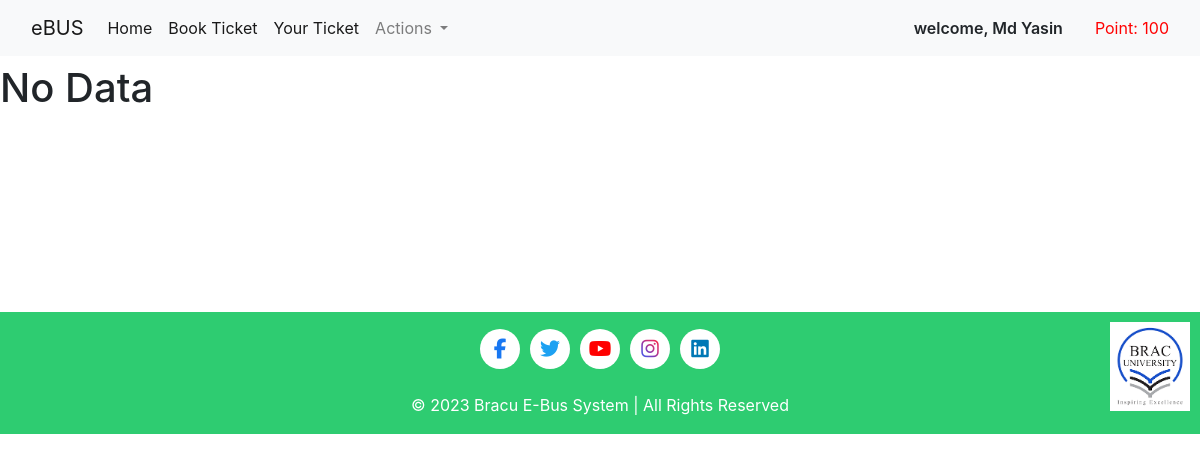
The page /givenotification/U2 on the database as committed earlier.
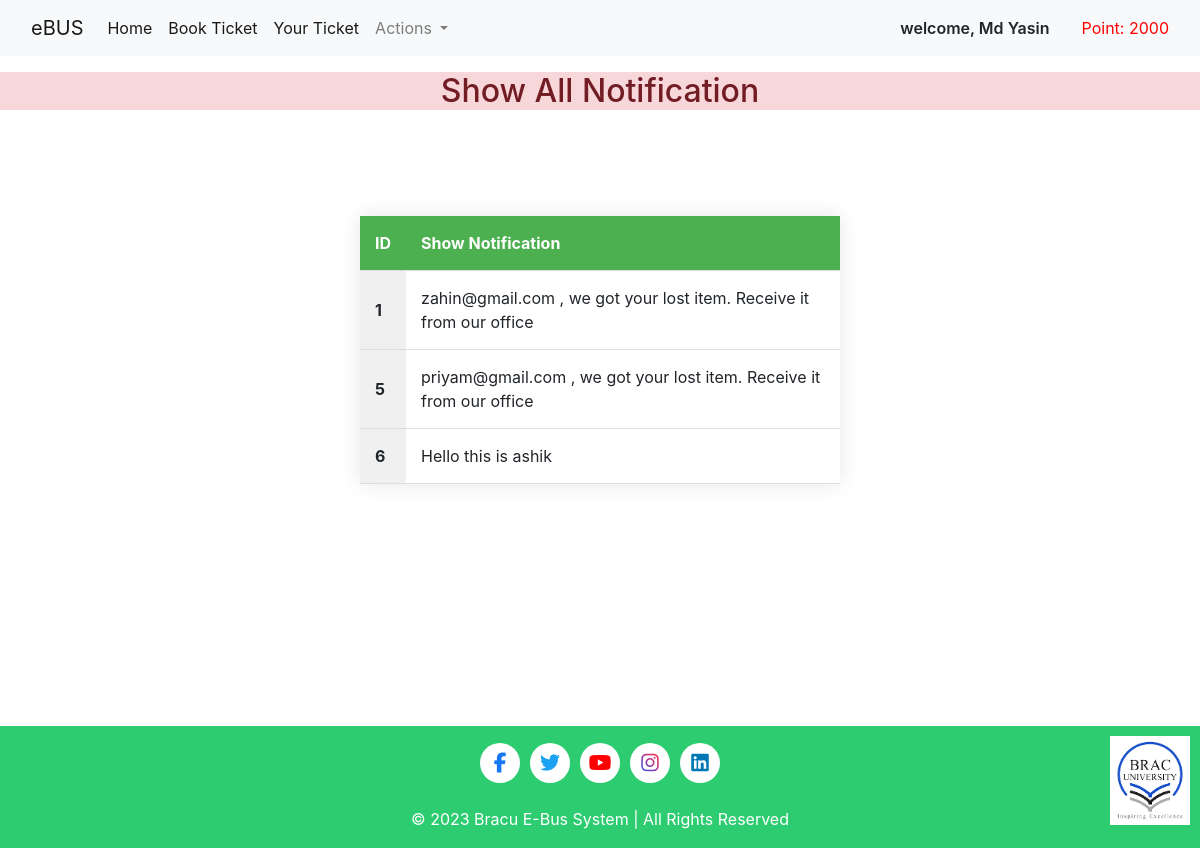
The same page on the database as committed later.
### user/models.py (models this page shows)
class User(models.Model):
    user_id = models.CharField(max_length=10, primary_key=True, default="#1")
    name = models.CharField(max_length=100, unique=True)
    email = models.EmailField(max_length=100, unique=True)
    date_joined = models.DateField(auto_now_add=True)
    point = models.IntegerField(default=100)
    password = models.CharField(max_length=100)
    active = models.BooleanField(default=False)

### stuff_panel/models.py (models this page shows)
class Notification(models.Model):
    givenotification=models.CharField(max_length=100)

### stuff_panel/views.py (the view)
# urls.py: path('givenotification/<id>', views.givenotification, name="givenotification"),
def givenotification(request,id):
    user = User.objects.filter(user_id=id).first()
    getnotification=Notification.objects.all()
    return render(request, 'stuff_panel/shownotification.html',{'user':user,'getnotification':getnotification})

### stuff_panel/templates/stuff_panel/shownotification.html (shortened to what this page needs)
{% extends "homepage/base.html" %}
{% load static %}
{% block content %}
    <link rel="stylesheet" href="{% static 'stuff_panel/css/bootstrap.css' %}">
    {% if getnotification %}
        <h2 class="text-center alert-danger"> Show All Notification </h2>
        <br ></br>
        <table class="center">
            <tr>
                <th>ID</th>
                <th>Show Notification</th>
            </tr>
        {% for i in getnotification %}
        <tr>
            <td>{{i.id}}</td>
            <td>{{i.givenotification}}</td>
        </tr>
        {% endfor %}
        </table>
    {% else %}
        <h1> No Data </h1>
    {% endif %}
    <br><br><br><br><br><br><br><br>
    {% endblock content %}

### homepage/templates/homepage/base.html (shortened to what this page needs)
<!DOCTYPE html>
{% load static %}
<html lang="en">
<head>
    <link rel="stylesheet" href="https://cdnjs.cloudflare.com/ajax/libs/font-awesome/6.4.2/css/all.min.css" />
    <link href="https://cdn.jsdelivr.net/npm/bootstrap@5.0.2/dist/css/bootstrap.min.css" rel="stylesheet">
    <link rel="stylesheet" href="{% static 'homepage/nav.css' %}">
</head>
<body>
    <nav class="navbar navbar-expand-lg navbar-light bg-light">
        <div class="container-fluid">
          <a class="navbar-brand" href="#">eBUS</a>
          <div class="collapse navbar-collapse" id="navbarSupportedContent">
            <ul class="navbar-nav me-auto mb-2 mb-lg-0">
              <li class="nav-item">
                  <a class="nav-link active" aria-current="page" href="{% url 'homepage' id=user.user_id %}">Home</a>
              </li>
              <li class="nav-item">
                  <a class="nav-link active" aria-current="page" href="{% url 'buses' id=user.user_id %}">Book Ticket</a>
              </li>
              <li class="nav-item">
                <a class="nav-link active" aria-current="page" href="{% url 'ticket' id=user.user_id %}">Your Ticket</a>
            </li>
              <li class="nav-item dropdown">
                <a class="nav-link dropdown-toggle" href="#" id="navbarDropdown" role="button" data-bs-toggle="dropdown" aria-expanded="false">
                  Actions
                </a>
              </li>
            </ul>
              <div class="welcome">welcome, {{ user.name }}</div>
              <div class="points">Point: {{ user.point }}</div>
          </div>
        </div>
      </nav>
      {% block content %}{% endblock content %}
    <div class="footer">
      <p>
        <div class="icons">
          <div class="icon">
            <i class="fab fa-facebook-f facebook-icon"></i>
          </div>
          <div class="icon">
            <i class="fab fa-twitter twitter-icon"></i>
          </div>
          <div class="icon">
            <i class="fab fa-youtube youtube-icon"></i>
          </div>
          <div class="icon">
            <i class="fab fa-instagram instagram-icon"></i>
          </div>
          <div class="icon">
            <i class="fab fa-linkedin linkedin-icon"></i>
          </div>
        </div>
        <img src="{% static 'images/braculogo.png' %}" alt="Your Real Logo">
        <br>
        <span>&copy; 2023 Bracu E-Bus System | All Rights Reserved</span>
      </p>
    </div>
</body>
</html>

Rows that differ between the two databases and show on the page:
changed User "Md Yasin": point "100" → "2000"
added Notification: id "1", givenotification "zahin@gmail.com , we got your lost item. Receive it from our office"
added Notification: id "5", givenotification "priyam@gmail.com , we got your lost item. Receive it from our office"
added Notification: id "6", givenotification "Hello this is ashik"
Other text that changed with them:
text no longer shown: "No Data"
text now shown: "Show All Notification ID Show Notification"
